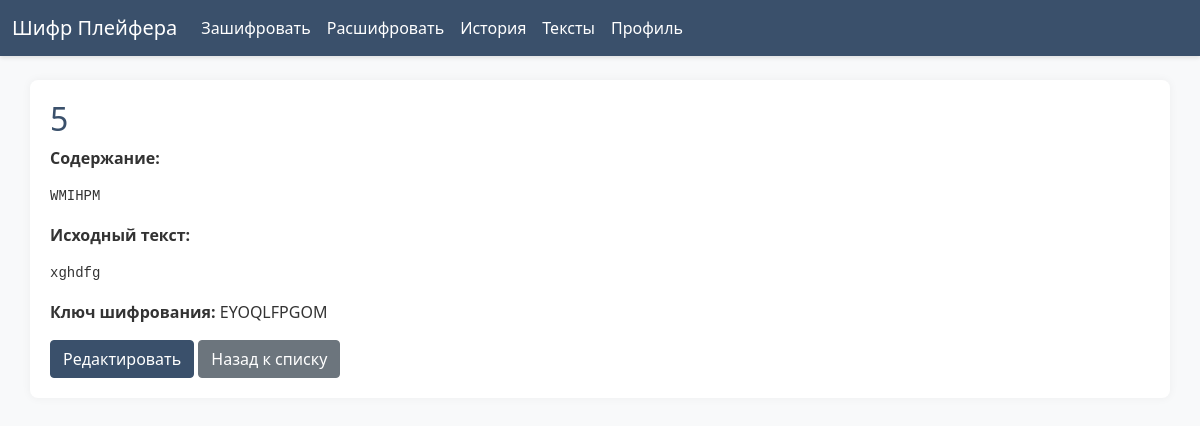
Screenshot of /texts/25/ (signed in) with the database file from the repository.
### cipher/models.py (models this page shows)
class Text(models.Model):
    user = models.ForeignKey(User, on_delete=models.CASCADE)
    title = models.CharField(max_length=200)  # Добавляем поле для названия
    content = models.TextField()
    original_content = models.TextField(blank=True, null=True)  # Добавляем поле для исходного текста
    key = models.CharField(max_length=200, blank=True, null=True)  # Добавляем поле для ключа
    is_encrypted = models.BooleanField(default=False)  # Флаг, указывающий, зашифрован ли текст
    is_manually_added = models.BooleanField(default=True)  # Новое поле
    created_at = models.DateTimeField(auto_now_add=True)
    updated_at = models.DateTimeField(auto_now=True)

### cipher/views.py (the view)
# urls.py: path('texts/<int:text_id>/', views.view_text_page, name='view_text'),
@login_required
def view_text_page(request, text_id):
    text = Text.objects.get(id=text_id, user=request.user)
    return render(request, 'cipher/view_text.html', {
        'text': text,
        'show_key': text.key is not None,
        'is_encrypted': text.is_encrypted,
    })

### cipher/templates/cipher/view_text.html (shortened to what this page needs)
{% extends 'cipher/base.html' %}
{% block content %}
<h2 id="text-title">{{ text.title }}</h2>
<p><strong>Содержание:</strong></p>
<pre id="text-content">{{ text.content }}</pre>
{% if text.original_content %}
    <p><strong>Исходный текст:</strong></p>
    <pre id="original-content">{{ text.original_content }}</pre>
{% endif %}
{% if show_key %}
    <p><strong>Ключ шифрования:</strong> <span id="text-key">{{ text.key }}</span></p>
{% endif %}
<button id="edit-button" class="btn btn-primary">Редактировать</button>
<a href="{% url 'text_list' %}" class="btn btn-secondary">Назад к списку</a>
{% endblock %}

### cipher/templates/cipher/base.html (style rules this page uses)
body { font-family: 'Segoe UI', Tahoma, Geneva, Verdana, sans-serif; background-color: #f8f9fa; color: #333; padding-top: 60px; }
h1, h2, h3 { color: #3a506b; }
.btn-primary { background-color: #3a506b; border-color: #3a506b; }

### rows the page displays
Text: title "5", content "WMIHPM", original_content "xghdfg", key "EYOQLFPGOM"
